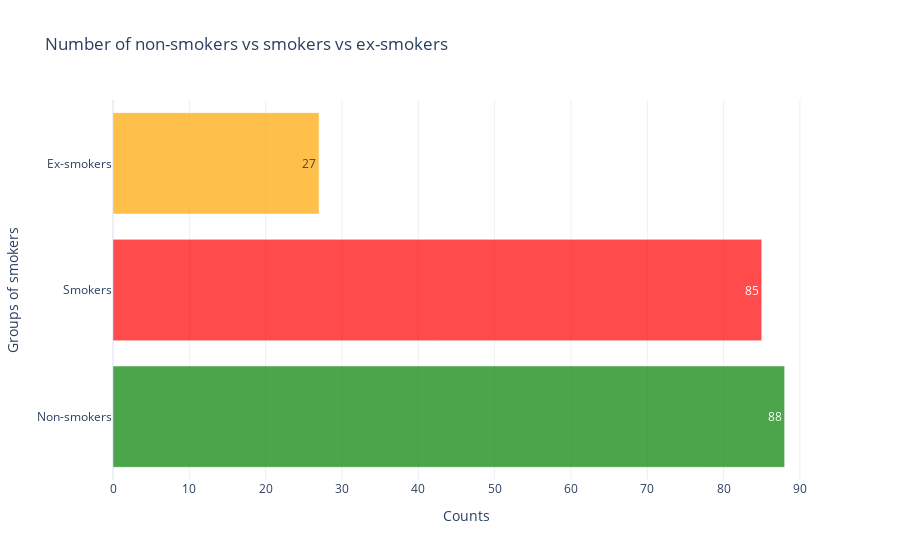

Notebook source saved alongside this figure:
### Markdown cell above
We can also create horizontal bar plots.

### Code cell
smokers_fig = go.Figure()

smokers_fig.add_trace(go.Bar(
    y=['Non-smokers', 'Smokers', 'Ex-smokers'],
    x=df.Smoke.value_counts().values.tolist(),
    text=df.Smoke.value_counts().values.tolist(),
    textposition='inside',
    hovertext=['44% are non-smokers', '42.5% are smokers', '13.5% are ex-smokers'],
    marker={'color':['green', 'rgba(255, 0, 0, 1)', 'orange'],
            'opacity':0.7},
    orientation='h'
))

smokers_fig.update_layout(title='Number of non-smokers vs smokers vs ex-smokers')

smokers_fig.update_layout(yaxis = dict(title='Groups of smokers'),
                          xaxis=dict(title='Counts'))

smokers_fig.show()

### Figure 1 — Plotly figure (JSON) as saved in the notebook; plotly's stock layout.template omitted (floating-point values rounded to 4 significant figures)
{"data": [{"hovertext": ["44% are non-smokers", "42.5% are smokers", "13.5% are ex-smokers"], "marker": {"color": ["green", "rgba(255, 0, 0, 1)", "orange"], "opacity": 0.7}, "orientation": "h", "text": ["88", "85", "27"], "textposition": "inside", "type": "bar", "x": [88, 85, 27], "y": ["Non-smokers", "Smokers", "Ex-smokers"]}], "layout": {"title": {"text": "Number of non-smokers vs smokers vs ex-smokers"}, "xaxis": {"title": {"text": "Counts"}}, "yaxis": {"title": {"text": "Groups of smokers"}}}}
